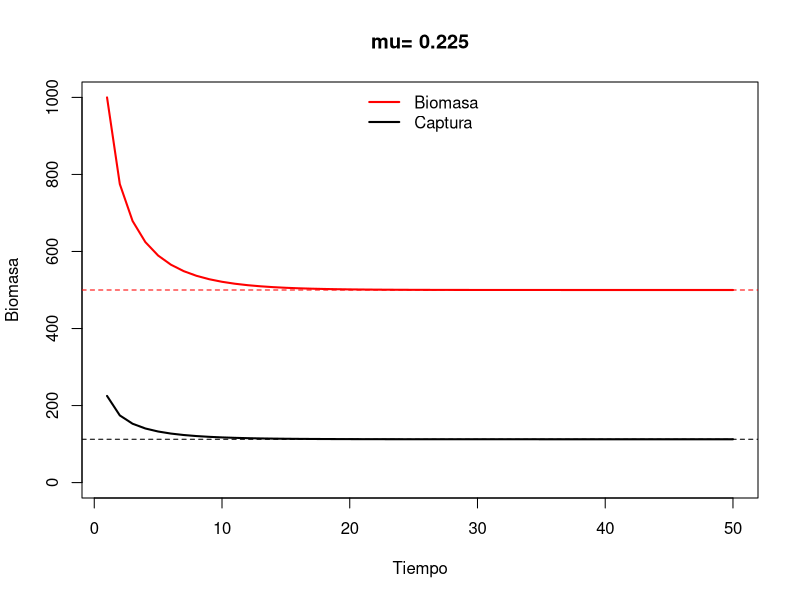

Here is the R script that generated this plot:
rm(list=ls())

r=0.45
K=1000
p=1
n=50

B1=seq(1,n)
Capt=seq(1,n)

B1[1]=K
mu=0.225


Capt[1]=mu*B1[1]

for (t in 2:n)
{
  
  B1[t]=(B1[t-1]+r/p*B1[t-1]*(1-(B1[t-1]/K)^p)-Capt[t-1])*exp(rnorm(1,0,0.0))
  
  Capt[t]=mu*B1[t]
  

}

x=seq(1,n)
plot(x,B1,type="l",lwd=2,xlab="Tiempo", ylab="Biomasa",col="red",ylim=c(0,K),
     main=paste("mu=",mu))
lines(x,Capt,lwd=2)
abline(h=K/2,col="red",lty=2)
abline(h=K*r/4,col="black",lty=2)

legend("top",c("Biomasa","Captura"),col=c("red","black"),lwd=2,cex=1.0,bty = "n")